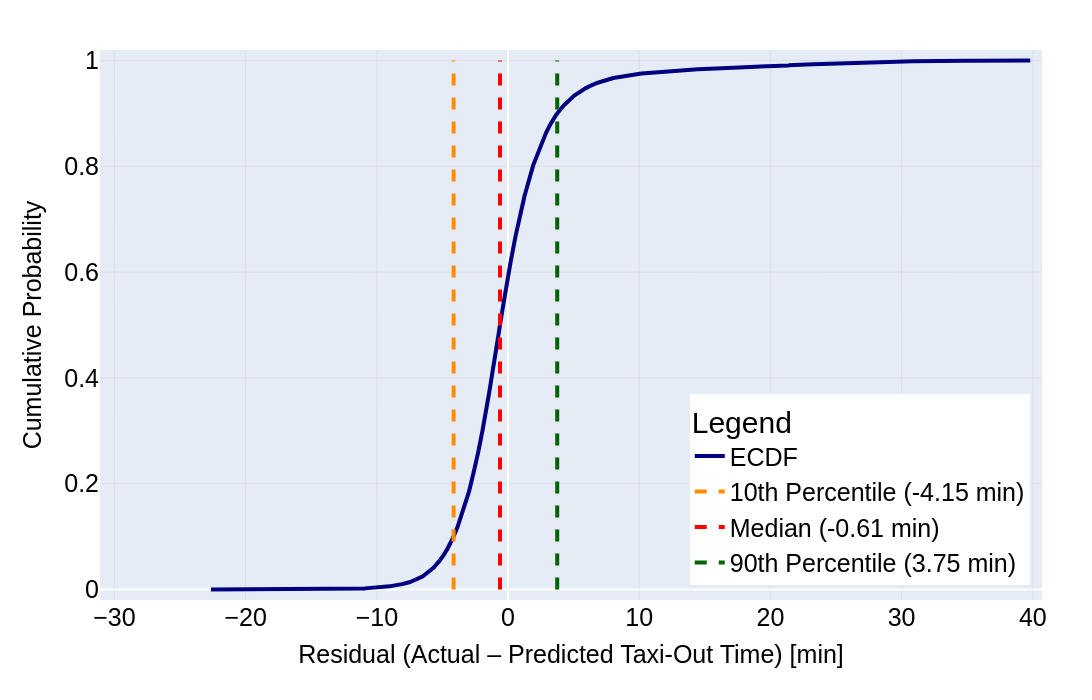

Source (notebook cell):
### Markdown cell above
## ECDF

### Code cell
# --- Parameters for fonts ---
font_family = "Arial"
font_colour = "black"

title_size = 35
axis_title_size = 25
axis_tick_size = 25
legend_title_size = 30
legend_font_size = 25

# Axis limits
x_min = -31.1
x_max = 40.7

y_min = -0.02
y_max = 1.02

# Compute residuals
errors = y_true - y_pred

# ECDF
ecdf = ECDF(errors)

# Percentiles
q10, q50, q90 = np.percentile(errors, [10, 50, 90])

# Create figure
fig = go.Figure()

# ECDF curve
fig.add_trace(
    go.Scatter(
        x=ecdf.x,
        y=ecdf.y,
        mode="lines",
        name="ECDF",
        line=dict(
            width=4,
            color="navy"
        )
    )
)

# 10th percentile
fig.add_trace(
    go.Scatter(
        x=[q10, q10],
        y=[0, 1],
        mode="lines",
        name=f"10th Percentile ({q10:.2f} min)",
        line=dict(
            width=4,
            dash="dash",
            color="darkorange"
        ),
        showlegend=True
    )
)

# Median
fig.add_trace(
    go.Scatter(
        x=[q50, q50],
        y=[0, 1],
        mode="lines",
        name=f"Median ({q50:.2f} min)",
        line=dict(
            width=4,
            dash="dash",
            color="red"
        ),
        showlegend=True
    )
)

# 90th percentile
fig.add_trace(
    go.Scatter(
        x=[q90, q90],
        y=[0, 1],
        mode="lines",
        name=f"90th Percentile ({q90:.2f} min)",
        line=dict(
            width=4,
            dash="dash",
            color="darkgreen"
        ),
        showlegend=True
    )
)

# Layout styling
fig.update_layout(
    height=700,
    width=1500,
    margin=dict(t=50, b=100, l=100, r=50),

    title=None,

    font=dict(
        family=font_family,
        color=font_colour
    ),

    xaxis=dict(
        title="Residual (Actual – Predicted Taxi-Out Time) [min]",
        range=[x_min, x_max],
        fixedrange=True,
        title_font=dict(size=axis_title_size),
        tickfont=dict(size=axis_tick_size)
    ),

    yaxis=dict(
        title="Cumulative Probability",
        range=[y_min, y_max],
        fixedrange=True,
        title_font=dict(size=axis_title_size),
        tickfont=dict(size=axis_tick_size)
    ),

    legend=dict(
        title="Legend",
        font=dict(size=legend_font_size),
        title_font=dict(size=legend_title_size),
        x=0.987,
        y=0.027,
        xanchor="right",
        yanchor="bottom"
    )
)

# Grid
fig.update_xaxes(
    showgrid=True,
    gridwidth=0.5,
    gridcolor="lightgrey"
)

fig.update_yaxes(
    showgrid=True,
    gridwidth=0.5,
    gridcolor="lightgrey"
)

fig.show()

fig.write_image("figures/ecdf_residuals.pdf")

### Figure 1 — Plotly figure (JSON) as saved in the notebook; plotly's stock layout.template omitted (floating-point values rounded to 4 significant figures; data arrays with more than 128 entries replaced by an {"elided": "..."} marker saying what was removed)
{"data": [{"line": {"color": "navy", "width": 4}, "mode": "lines", "name": "ECDF", "type": "scatter", "x": {"elided": "50867 float values"}, "y": {"elided": "50867 float values"}}, {"line": {"color": "darkorange", "dash": "dash", "width": 4}, "mode": "lines", "name": "10th Percentile (-4.15 min)", "showlegend": true, "type": "scatter", "x": [-4.148, -4.148], "y": [0, 1]}, {"line": {"color": "red", "dash": "dash", "width": 4}, "mode": "lines", "name": "Median (-0.61 min)", "showlegend": true, "type": "scatter", "x": [-0.6116, -0.6116], "y": [0, 1]}, {"line": {"color": "darkgreen", "dash": "dash", "width": 4}, "mode": "lines", "name": "90th Percentile (3.75 min)", "showlegend": true, "type": "scatter", "x": [3.748, 3.748], "y": [0, 1]}], "layout": {"font": {"color": "black", "family": "Arial"}, "height": 700, "legend": {"font": {"size": 25}, "title": {"font": {"size": 30}, "text": "Legend"}, "x": 0.987, "xanchor": "right", "y": 0.027, "yanchor": "bottom"}, "margin": {"b": 100, "l": 100, "r": 50, "t": 50}, "title": {}, "width": 1500, "xaxis": {"fixedrange": true, "gridcolor": "lightgrey", "gridwidth": 0.5, "range": [-31.1, 40.7], "showgrid": true, "tickfont": {"size": 25}, "title": {"font": {"size": 25}, "text": "Residual (Actual – Predicted Taxi-Out Time) [min]"}}, "yaxis": {"fixedrange": true, "gridcolor": "lightgrey", "gridwidth": 0.5, "range": [-0.02, 1.02], "showgrid": true, "tickfont": {"size": 25}, "title": {"font": {"size": 25}, "text": "Cumulative Probability"}}}}
